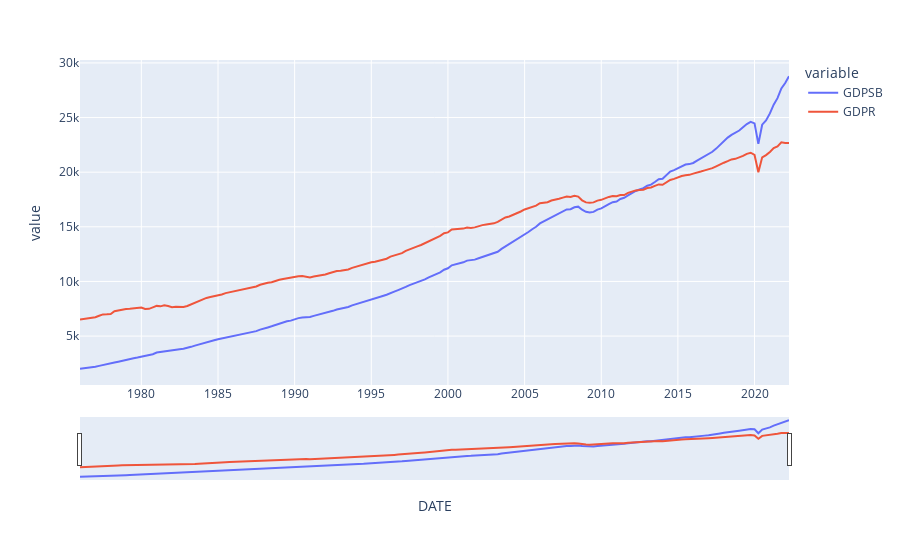

Notebook source saved alongside this figure:
### Code cell
plt.figure(figsize=(15,10))

plt.plot(GDP.DATE, GDP.GDPSB, label='Nominal GDP')
plt.plot(GDP.DATE, GDP.GDPR, label='Real GDP')

plt.title('Nominal GDP vs Real GDP')
plt.ylabel('Billions of Dollars')
plt.xlabel('Year')
plt.grid(True, color='k', linestyle=':')
plt.legend(loc=2)

plt.show()

# Using plotly.js for interactive scrolling of graph
fig = px.line(GDP, x = 'DATE', y = ['GDPSB', 'GDPR'])
fig.update_xaxes(rangeslider_visible = True)
fig.show()

### Figure 1 — Plotly figure (JSON) as saved in the notebook; plotly's stock layout.template omitted (floating-point values rounded to 4 significant figures; data arrays with more than 128 entries replaced by an {"elided": "..."} marker saying what was removed)
{"data": [{"hovertemplate": "variable=GDPSB<br>DATE=%{x}<br>value=%{y}<extra></extra>", "legendgroup": "GDPSB", "line": {"color": "#636efa", "dash": "solid"}, "marker": {"symbol": "circle"}, "mode": "lines", "name": "GDPSB", "orientation": "v", "showlegend": true, "type": "scatter", "x": {"elided": "186 str values"}, "xaxis": "x", "y": {"elided": "186 float values"}, "yaxis": "y"}, {"hovertemplate": "variable=GDPR<br>DATE=%{x}<br>value=%{y}<extra></extra>", "legendgroup": "GDPR", "line": {"color": "#EF553B", "dash": "solid"}, "marker": {"symbol": "circle"}, "mode": "lines", "name": "GDPR", "orientation": "v", "showlegend": true, "type": "scatter", "x": {"elided": "186 str values"}, "xaxis": "x", "y": {"elided": "186 float values"}, "yaxis": "y"}], "layout": {"legend": {"title": {"text": "variable"}, "tracegroupgap": 0}, "margin": {"t": 60}, "xaxis": {"anchor": "y", "domain": [0, 1], "rangeslider": {"visible": true}, "title": {"text": "DATE"}}, "yaxis": {"anchor": "x", "domain": [0, 1], "title": {"text": "value"}}}}
